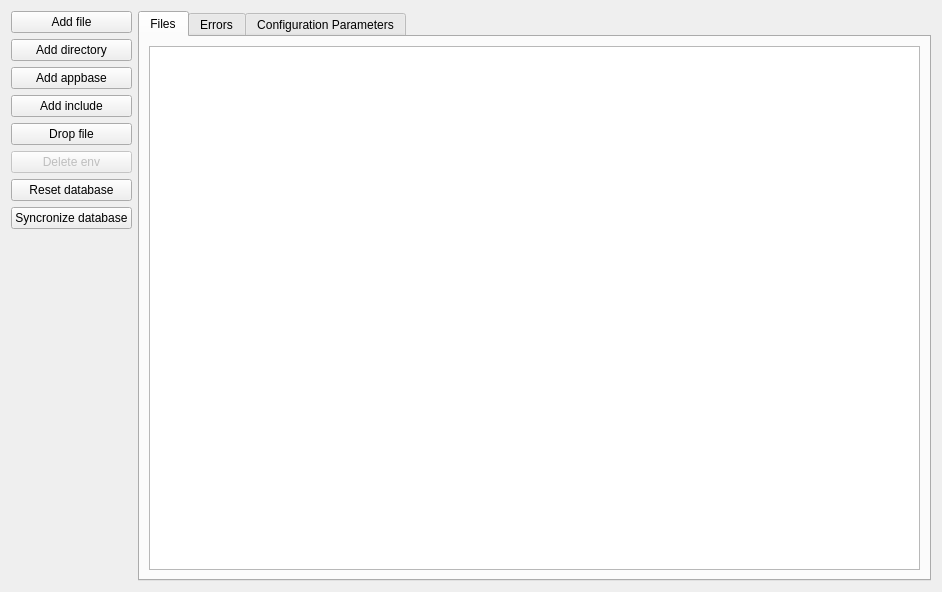
<?xml version="1.0" encoding="UTF-8"?>
<ui version="4.0">
 <class>FileBrowserWidget</class>
 <widget class="QWidget" name="FileBrowserWidget">
  <property name="enabled">
   <bool>true</bool>
  </property>
  <property name="geometry">
   <rect>
    <x>0</x>
    <y>0</y>
    <width>942</width>
    <height>592</height>
   </rect>
  </property>
  <property name="sizePolicy">
   <sizepolicy hsizetype="Ignored" vsizetype="Ignored">
    <horstretch>0</horstretch>
    <verstretch>0</verstretch>
   </sizepolicy>
  </property>
  <property name="windowTitle">
   <string>File Browser</string>
  </property>
  <layout class="QVBoxLayout" name="verticalLayout_7">
   <item>
    <layout class="QHBoxLayout" name="mainLayout">
     <item>
      <layout class="QVBoxLayout" name="buttonsLayout">
       <item>
        <widget class="QPushButton" name="addFileButton">
         <property name="sizePolicy">
          <sizepolicy hsizetype="Preferred" vsizetype="Maximum">
           <horstretch>0</horstretch>
           <verstretch>0</verstretch>
          </sizepolicy>
         </property>
         <property name="toolTip">
          <string>Add a new file to the database</string>
         </property>
         <property name="text">
          <string>Add file</string>
         </property>
        </widget>
       </item>
       <item>
        <widget class="QPushButton" name="addDirButton">
         <property name="sizePolicy">
          <sizepolicy hsizetype="Preferred" vsizetype="Maximum">
           <horstretch>0</horstretch>
           <verstretch>0</verstretch>
          </sizepolicy>
         </property>
         <property name="toolTip">
          <string>Add a new directory of files to the database</string>
         </property>
         <property name="text">
          <string>Add directory</string>
         </property>
        </widget>
       </item>
       <item>
        <widget class="QPushButton" name="addAppBaseButton">
         <property name="sizePolicy">
          <sizepolicy hsizetype="Preferred" vsizetype="Maximum">
           <horstretch>0</horstretch>
           <verstretch>0</verstretch>
          </sizepolicy>
         </property>
         <property name="toolTip">
          <string>Add a new appbase type environment variable</string>
         </property>
         <property name="text">
          <string>Add appbase</string>
         </property>
        </widget>
       </item>
       <item>
        <widget class="QPushButton" name="addIncludeButton">
         <property name="sizePolicy">
          <sizepolicy hsizetype="Preferred" vsizetype="Maximum">
           <horstretch>0</horstretch>
           <verstretch>0</verstretch>
          </sizepolicy>
         </property>
         <property name="toolTip">
          <string>Add a new include type environment variable</string>
         </property>
         <property name="text">
          <string>Add include</string>
         </property>
        </widget>
       </item>
       <item>
        <widget class="QPushButton" name="dropFileButton">
         <property name="toolTip">
          <string>Drop the chosen file(s)</string>
         </property>
         <property name="text">
          <string>Drop file</string>
         </property>
        </widget>
       </item>
       <item>
        <widget class="QPushButton" name="deleteEnvButton">
         <property name="enabled">
          <bool>false</bool>
         </property>
         <property name="sizePolicy">
          <sizepolicy hsizetype="Preferred" vsizetype="Maximum">
           <horstretch>0</horstretch>
           <verstretch>0</verstretch>
          </sizepolicy>
         </property>
         <property name="toolTip">
          <string>Delete the chosen environment variable(s)</string>
         </property>
         <property name="text">
          <string>Delete env</string>
         </property>
        </widget>
       </item>
       <item>
        <widget class="QPushButton" name="resetDatabaseButton">
         <property name="sizePolicy">
          <sizepolicy hsizetype="Preferred" vsizetype="Maximum">
           <horstretch>0</horstretch>
           <verstretch>0</verstretch>
          </sizepolicy>
         </property>
         <property name="toolTip">
          <string>Reset and restart the database</string>
         </property>
         <property name="text">
          <string>Reset database</string>
         </property>
        </widget>
       </item>
       <item>
        <widget class="QPushButton" name="syncDatabaseButton">
         <property name="sizePolicy">
          <sizepolicy hsizetype="Preferred" vsizetype="Maximum">
           <horstretch>0</horstretch>
           <verstretch>0</verstretch>
          </sizepolicy>
         </property>
         <property name="toolTip">
          <string>Syncronize the changed files with the database</string>
         </property>
         <property name="text">
          <string>Syncronize database</string>
         </property>
        </widget>
       </item>
       <item>
        <spacer name="verticalSpacer">
         <property name="orientation">
          <enum>Qt::Vertical</enum>
         </property>
         <property name="sizeType">
          <enum>QSizePolicy::Expanding</enum>
         </property>
         <property name="sizeHint" stdset="0">
          <size>
           <width>20</width>
           <height>40</height>
          </size>
         </property>
        </spacer>
       </item>
      </layout>
     </item>
     <item>
      <widget class="QTabWidget" name="tabWidget">
       <property name="sizePolicy">
        <sizepolicy hsizetype="Expanding" vsizetype="Expanding">
         <horstretch>0</horstretch>
         <verstretch>0</verstretch>
        </sizepolicy>
       </property>
       <property name="currentIndex">
        <number>0</number>
       </property>
       <widget class="QWidget" name="Files">
        <attribute name="title">
         <string>Files</string>
        </attribute>
        <layout class="QVBoxLayout" name="verticalLayout_2">
         <item>
          <layout class="QVBoxLayout" name="verticalLayout">
           <item>
            <widget class="QTableView" name="filesTableView">
             <property name="toolTip">
              <string>Double click a file to open it in a new code browser window</string>
             </property>
             <property name="editTriggers">
              <set>QAbstractItemView::NoEditTriggers</set>
             </property>
             <property name="selectionBehavior">
              <enum>QAbstractItemView::SelectRows</enum>
             </property>
             <property name="showGrid">
              <bool>false</bool>
             </property>
             <attribute name="horizontalHeaderStretchLastSection">
              <bool>false</bool>
             </attribute>
            </widget>
           </item>
          </layout>
         </item>
        </layout>
       </widget>
       <widget class="QWidget" name="Errors">
        <attribute name="title">
         <string>Errors</string>
        </attribute>
        <layout class="QVBoxLayout" name="verticalLayout_4">
         <item>
          <layout class="QVBoxLayout" name="verticalLayout_3">
           <item>
            <widget class="QTableView" name="errorsTableView">
             <property name="editTriggers">
              <set>QAbstractItemView::NoEditTriggers</set>
             </property>
             <property name="selectionBehavior">
              <enum>QAbstractItemView::SelectRows</enum>
             </property>
             <property name="showGrid">
              <bool>false</bool>
             </property>
            </widget>
           </item>
          </layout>
         </item>
        </layout>
       </widget>
       <widget class="QWidget" name="ConfigParams">
        <attribute name="title">
         <string>Configuration Parameters</string>
        </attribute>
        <layout class="QVBoxLayout" name="verticalLayout_6">
         <item>
          <layout class="QVBoxLayout" name="verticalLayout_5">
           <item>
            <widget class="QTableView" name="configTableView">
             <property name="editTriggers">
              <set>QAbstractItemView::NoEditTriggers</set>
             </property>
             <property name="selectionBehavior">
              <enum>QAbstractItemView::SelectRows</enum>
             </property>
             <property name="showGrid">
              <bool>false</bool>
             </property>
             <attribute name="horizontalHeaderCascadingSectionResizes">
              <bool>false</bool>
             </attribute>
             <attribute name="horizontalHeaderStretchLastSection">
              <bool>false</bool>
             </attribute>
             <attribute name="verticalHeaderCascadingSectionResizes">
              <bool>false</bool>
             </attribute>
            </widget>
           </item>
          </layout>
         </item>
        </layout>
       </widget>
      </widget>
     </item>
    </layout>
   </item>
  </layout>
 </widget>
 <resources/>
 <connections/>
</ui>
